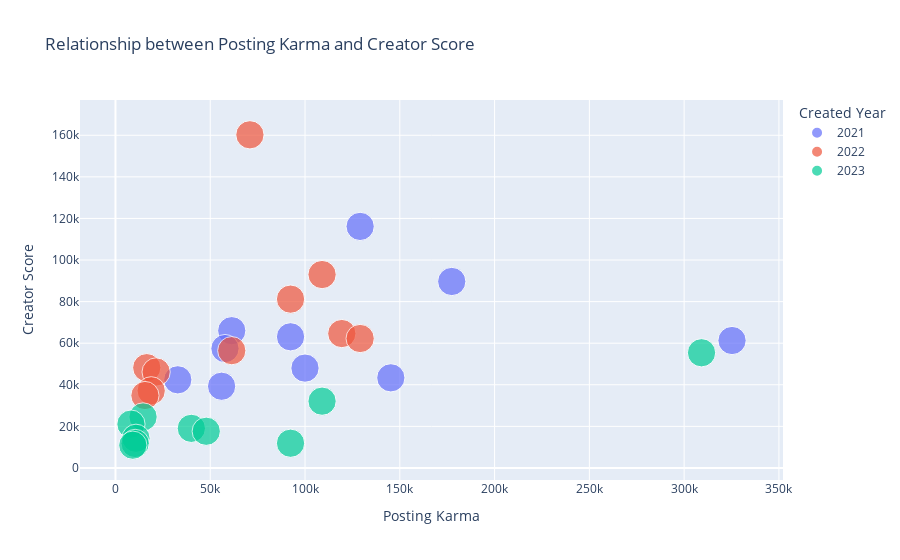

This figure's notebook cell:
### Markdown cell above
**Distribution of posting_karma:**

### Code cell
import pandas as pd
import plotly.express as px

df= pd.read_csv('../../data/csv/top10creator.csv')


# Convert 'created_year' to categorical
df['created_year'] = df['created_year'].astype('category')

# Plotting using Plotly Express
fig = px.scatter(df, x='posting_karma', y='creator_score', color='created_year', title='Relationship between Posting Karma and Creator Score',
                 labels={'posting_karma': 'Posting Karma', 'creator_score': 'Creator Score', 'created_year': 'Created Year'},
                 hover_data=['author'],
                 size=[0.5] * len(df))


fig.write_html('../../data/plots/karma_relation_plot.html')
fig.show()

# Calculate Pearson correlation coefficient and p-value
correlation_coefficient, p_value = pearsonr(df['posting_karma'], df['creator_score'])
print(f"Pearson Correlation Coefficient: {round(correlation_coefficient,3)}")
print(f"P-value: {round(p_value,3)}")

### Figure 1 — Plotly figure (JSON) as saved in the notebook; plotly's stock layout.template omitted (floating-point values rounded to 4 significant figures)
{"data": [{"customdata": [["ahbagelxo"], ["cigarte"], ["urfavdisappointmentf"], ["sadperson123456"], ["Veeeeezy"], ["kyrazyme"], ["glowymel"], ["waterfromthevalley"], ["Theotherdaytho"], ["Dominorepulsa"]], "hovertemplate": "Created Year=2021<br>Posting Karma=%{x}<br>Creator Score=%{y}<br>size=%{marker.size}<br>author=%{customdata[0]}<extra></extra>", "legendgroup": "2021", "marker": {"color": "#636efa", "size": [0.5, 0.5, 0.5, 0.5, 0.5, 0.5, 0.5, 0.5, 0.5, 0.5], "sizemode": "area", "sizeref": 0.00125, "symbol": "circle"}, "mode": "markers", "name": "2021", "orientation": "v", "showlegend": true, "type": "scatter", "x": [129078, 177409, 61350, 92361, 325270, 57773, 99984, 145266, 32888, 55993], "xaxis": "x", "y": [116200.0, 89680.0, 66010.0, 63070.0, 61280.0, 57410.0, 48020.0, 43340.0, 42380.0, 39300.0], "yaxis": "y"}, {"customdata": [["Ralucamakeup"], ["The_Alchemyst"], ["sadperson123456"], ["Butt_Fucking_Smurfs"], ["ahbagelxo"], ["urfavdisappointmentf"], ["cuziluvmakeup"], ["Brittgirl23"], ["Sick-Sad-World32"], ["chinghiskhan"]], "hovertemplate": "Created Year=2022<br>Posting Karma=%{x}<br>Creator Score=%{y}<br>size=%{marker.size}<br>author=%{customdata[0]}<extra></extra>", "legendgroup": "2022", "marker": {"color": "#EF553B", "size": [0.5, 0.5, 0.5, 0.5, 0.5, 0.5, 0.5, 0.5, 0.5, 0.5], "sizemode": "area", "sizeref": 0.00125, "symbol": "circle"}, "mode": "markers", "name": "2022", "orientation": "v", "showlegend": true, "type": "scatter", "x": [70930, 108994, 92361, 119404, 129078, 61350, 16514, 21458, 18848, 15556], "xaxis": "x", "y": [160200.0, 93010.0, 81180.0, 64631, 62250.0, 56410.0, 48220.0, 46160.0, 37100.0, 34830.0], "yaxis": "y"}, {"customdata": [["Faris-Hilton"], ["The_Alchemyst"], ["Evening_Attention_45"], ["Lefty-boomer"], ["zemele"], ["BrandoLeeB"], ["beesarebrown"], ["sadperson123456"], ["DisheveledBoy"], ["No-Property-6892"]], "hovertemplate": "Created Year=2023<br>Posting Karma=%{x}<br>Creator Score=%{y}<br>size=%{marker.size}<br>author=%{customdata[0]}<extra></extra>", "legendgroup": "2023", "marker": {"color": "#00cc96", "size": [0.5, 0.5, 0.5, 0.5, 0.5, 0.5, 0.5, 0.5, 0.5, 0.5], "sizemode": "area", "sizeref": 0.00125, "symbol": "circle"}, "mode": "markers", "name": "2023", "orientation": "v", "showlegend": true, "type": "scatter", "x": [309183, 108994, 14561, 8177, 40024, 47883, 10812, 92361, 10383, 9163], "xaxis": "x", "y": [55390.0, 32110.0, 24530.0, 21080.0, 19040.0, 17640.0, 14270.0, 11880.0, 11770.0, 10943], "yaxis": "y"}], "layout": {"autosize": true, "legend": {"itemsizing": "constant", "title": {"text": "Created Year"}, "tracegroupgap": 0}, "title": {"text": "Relationship between Posting Karma and Creator Score"}, "xaxis": {"anchor": "y", "autorange": true, "domain": [0, 1], "range": [-18580.0, 352000.0], "title": {"text": "Posting Karma"}, "type": "linear"}, "yaxis": {"anchor": "x", "autorange": true, "domain": [0, 1], "range": [-17460.0, 188600.0], "title": {"text": "Creator Score"}, "type": "linear"}}}
